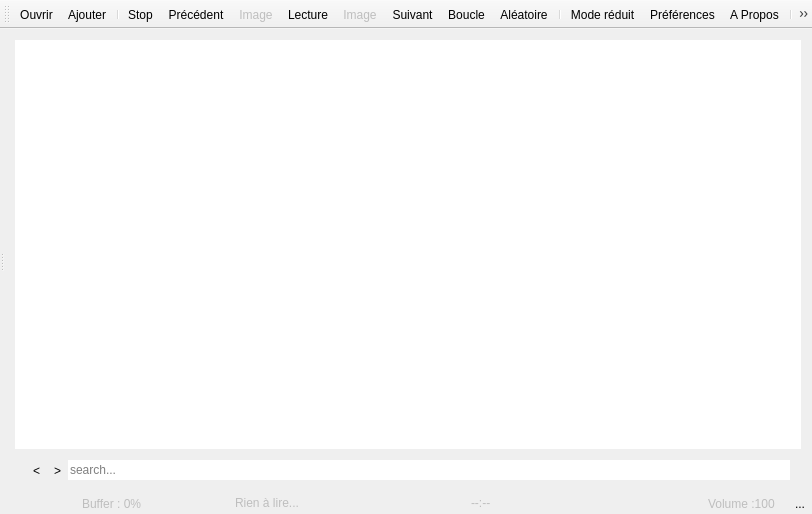
<?xml version="1.0" encoding="UTF-8"?>
<ui version="4.0">
 <class>MainWindow</class>
 <widget class="QMainWindow" name="MainWindow">
  <property name="geometry">
   <rect>
    <x>0</x>
    <y>0</y>
    <width>812</width>
    <height>514</height>
   </rect>
  </property>
  <property name="acceptDrops">
   <bool>true</bool>
  </property>
  <property name="windowTitle">
   <string>Duduf Media Player</string>
  </property>
  <property name="windowIcon">
   <iconset resource="ressources.qrc">
    <normaloff>:/icones/dumep</normaloff>:/icones/dumep</iconset>
  </property>
  <property name="toolButtonStyle">
   <enum>Qt::ToolButtonTextBesideIcon</enum>
  </property>
  <property name="documentMode">
   <bool>true</bool>
  </property>
  <widget class="QWidget" name="mainWidget">
   <property name="acceptDrops">
    <bool>true</bool>
   </property>
   <layout class="QVBoxLayout" name="verticalLayout_2">
    <property name="spacing">
     <number>0</number>
    </property>
    <property name="leftMargin">
     <number>0</number>
    </property>
    <property name="topMargin">
     <number>0</number>
    </property>
    <property name="rightMargin">
     <number>0</number>
    </property>
    <property name="bottomMargin">
     <number>0</number>
    </property>
    <item>
     <widget class="QSplitter" name="splitter">
      <property name="sizePolicy">
       <sizepolicy hsizetype="Expanding" vsizetype="Expanding">
        <horstretch>0</horstretch>
        <verstretch>0</verstretch>
       </sizepolicy>
      </property>
      <property name="orientation">
       <enum>Qt::Horizontal</enum>
      </property>
      <widget class="QWidget" name="videoScreenWidget" native="true">
       <layout class="QHBoxLayout" name="videoScreenLayout">
        <property name="spacing">
         <number>0</number>
        </property>
        <property name="leftMargin">
         <number>0</number>
        </property>
        <property name="topMargin">
         <number>0</number>
        </property>
        <property name="rightMargin">
         <number>0</number>
        </property>
        <property name="bottomMargin">
         <number>0</number>
        </property>
       </layout>
      </widget>
      <widget class="QWidget" name="">
       <layout class="QVBoxLayout" name="verticalLayout">
        <property name="spacing">
         <number>0</number>
        </property>
        <property name="bottomMargin">
         <number>1</number>
        </property>
        <item>
         <widget class="QListWidget" name="playlistTable">
          <property name="minimumSize">
           <size>
            <width>0</width>
            <height>0</height>
           </size>
          </property>
          <property name="acceptDrops">
           <bool>true</bool>
          </property>
          <property name="frameShape">
           <enum>QFrame::NoFrame</enum>
          </property>
          <property name="dragDropOverwriteMode">
           <bool>false</bool>
          </property>
          <property name="alternatingRowColors">
           <bool>true</bool>
          </property>
          <property name="selectionMode">
           <enum>QAbstractItemView::ExtendedSelection</enum>
          </property>
         </widget>
        </item>
        <item alignment="Qt::AlignBottom">
         <widget class="QWidget" name="searchField" native="true">
          <property name="sizePolicy">
           <sizepolicy hsizetype="Preferred" vsizetype="Minimum">
            <horstretch>0</horstretch>
            <verstretch>0</verstretch>
           </sizepolicy>
          </property>
          <layout class="QHBoxLayout" name="horizontalLayout">
           <property name="spacing">
            <number>0</number>
           </property>
           <item>
            <widget class="QToolButton" name="searchPrevious">
             <property name="text">
              <string>&lt;</string>
             </property>
             <property name="icon">
              <iconset resource="ressources.qrc">
               <normaloff>:/icones/up</normaloff>:/icones/up</iconset>
             </property>
             <property name="autoRaise">
              <bool>true</bool>
             </property>
            </widget>
           </item>
           <item>
            <widget class="QToolButton" name="searchNext">
             <property name="text">
              <string>&gt;</string>
             </property>
             <property name="icon">
              <iconset resource="ressources.qrc">
               <normaloff>:/icones/down</normaloff>:/icones/down</iconset>
             </property>
             <property name="autoRaise">
              <bool>true</bool>
             </property>
            </widget>
           </item>
           <item>
            <widget class="QLineEdit" name="search">
             <property name="text">
              <string/>
             </property>
             <property name="frame">
              <bool>false</bool>
             </property>
             <property name="placeholderText">
              <string>search...</string>
             </property>
            </widget>
           </item>
          </layout>
         </widget>
        </item>
       </layout>
      </widget>
     </widget>
    </item>
    <item>
     <widget class="QWidget" name="playWidget" native="true">
      <property name="sizePolicy">
       <sizepolicy hsizetype="Preferred" vsizetype="Fixed">
        <horstretch>0</horstretch>
        <verstretch>0</verstretch>
       </sizepolicy>
      </property>
      <layout class="QHBoxLayout" name="horizontalLayout_3">
       <property name="spacing">
        <number>10</number>
       </property>
       <property name="leftMargin">
        <number>0</number>
       </property>
       <property name="topMargin">
        <number>0</number>
       </property>
       <property name="rightMargin">
        <number>0</number>
       </property>
       <property name="bottomMargin">
        <number>0</number>
       </property>
       <item>
        <widget class="QWidget" name="playControls" native="true">
         <property name="enabled">
          <bool>false</bool>
         </property>
         <property name="sizePolicy">
          <sizepolicy hsizetype="Expanding" vsizetype="Preferred">
           <horstretch>0</horstretch>
           <verstretch>0</verstretch>
          </sizepolicy>
         </property>
         <layout class="QHBoxLayout" name="playControlsLayout">
          <property name="spacing">
           <number>10</number>
          </property>
          <property name="leftMargin">
           <number>0</number>
          </property>
          <property name="topMargin">
           <number>0</number>
          </property>
          <property name="rightMargin">
           <number>0</number>
          </property>
          <property name="bottomMargin">
           <number>0</number>
          </property>
          <item>
           <widget class="QSpinBox" name="bufferSpinBox">
            <property name="enabled">
             <bool>false</bool>
            </property>
            <property name="frame">
             <bool>false</bool>
            </property>
            <property name="alignment">
             <set>Qt::AlignCenter</set>
            </property>
            <property name="buttonSymbols">
             <enum>QAbstractSpinBox::NoButtons</enum>
            </property>
            <property name="suffix">
             <string>%</string>
            </property>
            <property name="prefix">
             <string>Buffer : </string>
            </property>
            <property name="maximum">
             <number>100</number>
            </property>
           </widget>
          </item>
          <item>
           <widget class="QLabel" name="currentTCLabel">
            <property name="sizePolicy">
             <sizepolicy hsizetype="Preferred" vsizetype="Fixed">
              <horstretch>0</horstretch>
              <verstretch>0</verstretch>
             </sizepolicy>
            </property>
            <property name="minimumSize">
             <size>
              <width>0</width>
              <height>0</height>
             </size>
            </property>
            <property name="text">
             <string>Rien à lire...</string>
            </property>
           </widget>
          </item>
          <item>
           <widget class="QLabel" name="durationLabel">
            <property name="sizePolicy">
             <sizepolicy hsizetype="Preferred" vsizetype="Fixed">
              <horstretch>0</horstretch>
              <verstretch>0</verstretch>
             </sizepolicy>
            </property>
            <property name="text">
             <string>--:--</string>
            </property>
           </widget>
          </item>
         </layout>
        </widget>
       </item>
       <item alignment="Qt::AlignRight">
        <widget class="QWidget" name="volumeWidget" native="true">
         <property name="sizePolicy">
          <sizepolicy hsizetype="Minimum" vsizetype="Preferred">
           <horstretch>0</horstretch>
           <verstretch>0</verstretch>
          </sizepolicy>
         </property>
         <layout class="QHBoxLayout" name="volumeLayout">
          <property name="spacing">
           <number>10</number>
          </property>
          <property name="leftMargin">
           <number>0</number>
          </property>
          <property name="topMargin">
           <number>0</number>
          </property>
          <property name="rightMargin">
           <number>0</number>
          </property>
          <property name="bottomMargin">
           <number>0</number>
          </property>
          <item>
           <widget class="QSpinBox" name="volumeSpinBox">
            <property name="enabled">
             <bool>false</bool>
            </property>
            <property name="frame">
             <bool>false</bool>
            </property>
            <property name="readOnly">
             <bool>true</bool>
            </property>
            <property name="buttonSymbols">
             <enum>QAbstractSpinBox::NoButtons</enum>
            </property>
            <property name="prefix">
             <string>Volume :</string>
            </property>
            <property name="maximum">
             <number>100</number>
            </property>
            <property name="value">
             <number>100</number>
            </property>
           </widget>
          </item>
          <item>
           <widget class="QToolButton" name="searchButton">
            <property name="text">
             <string>...</string>
            </property>
            <property name="icon">
             <iconset resource="ressources.qrc">
              <normaloff>:/icones/search</normaloff>:/icones/search</iconset>
            </property>
            <property name="shortcut">
             <string>Ctrl+F</string>
            </property>
            <property name="checkable">
             <bool>true</bool>
            </property>
            <property name="autoRaise">
             <bool>true</bool>
            </property>
           </widget>
          </item>
         </layout>
        </widget>
       </item>
      </layout>
     </widget>
    </item>
   </layout>
  </widget>
  <widget class="QToolBar" name="mainToolBar">
   <property name="sizePolicy">
    <sizepolicy hsizetype="Preferred" vsizetype="Preferred">
     <horstretch>0</horstretch>
     <verstretch>0</verstretch>
    </sizepolicy>
   </property>
   <property name="iconSize">
    <size>
     <width>32</width>
     <height>32</height>
    </size>
   </property>
   <property name="toolButtonStyle">
    <enum>Qt::ToolButtonTextUnderIcon</enum>
   </property>
   <attribute name="toolBarArea">
    <enum>TopToolBarArea</enum>
   </attribute>
   <attribute name="toolBarBreak">
    <bool>false</bool>
   </attribute>
   <addaction name="actionOuvrir"/>
   <addaction name="actionAjouter"/>
   <addaction name="separator"/>
   <addaction name="actionStop"/>
   <addaction name="actionPr_c_dent"/>
   <addaction name="actionImage_pr_c_dente"/>
   <addaction name="actionLecture"/>
   <addaction name="actionImage_Suivante"/>
   <addaction name="actionSuivant"/>
   <addaction name="actionBoucle"/>
   <addaction name="actionAl_atoire"/>
   <addaction name="separator"/>
   <addaction name="actionMode"/>
   <addaction name="actionPr_f_rences"/>
   <addaction name="actionA_Propos"/>
   <addaction name="separator"/>
   <addaction name="actionQuitter"/>
  </widget>
  <action name="actionQuitter">
   <property name="icon">
    <iconset resource="ressources.qrc">
     <normaloff>:/icones/quit</normaloff>:/icones/quit</iconset>
   </property>
   <property name="text">
    <string>Quitter</string>
   </property>
   <property name="shortcut">
    <string>Ctrl+Q</string>
   </property>
   <property name="shortcutContext">
    <enum>Qt::ApplicationShortcut</enum>
   </property>
  </action>
  <action name="actionOuvrir">
   <property name="icon">
    <iconset resource="ressources.qrc">
     <normaloff>:/icones/folder_open</normaloff>:/icones/folder_open</iconset>
   </property>
   <property name="text">
    <string>Ouvrir...</string>
   </property>
   <property name="shortcut">
    <string>Ctrl+O</string>
   </property>
   <property name="shortcutContext">
    <enum>Qt::ApplicationShortcut</enum>
   </property>
  </action>
  <action name="actionLecture">
   <property name="checkable">
    <bool>true</bool>
   </property>
   <property name="icon">
    <iconset resource="ressources.qrc">
     <normaloff>:/icones/play</normaloff>:/icones/play</iconset>
   </property>
   <property name="text">
    <string>Lecture</string>
   </property>
   <property name="shortcut">
    <string>Space</string>
   </property>
   <property name="shortcutContext">
    <enum>Qt::ApplicationShortcut</enum>
   </property>
  </action>
  <action name="actionStop">
   <property name="icon">
    <iconset resource="ressources.qrc">
     <normaloff>:/icones/stop</normaloff>:/icones/stop</iconset>
   </property>
   <property name="text">
    <string>Stop</string>
   </property>
   <property name="shortcut">
    <string>Ctrl+Space</string>
   </property>
   <property name="shortcutContext">
    <enum>Qt::ApplicationShortcut</enum>
   </property>
  </action>
  <action name="actionSuivant">
   <property name="icon">
    <iconset resource="ressources.qrc">
     <normaloff>:/icones/next</normaloff>:/icones/next</iconset>
   </property>
   <property name="text">
    <string>Suivant</string>
   </property>
   <property name="shortcut">
    <string>N</string>
   </property>
   <property name="shortcutContext">
    <enum>Qt::ApplicationShortcut</enum>
   </property>
  </action>
  <action name="actionPr_c_dent">
   <property name="icon">
    <iconset resource="ressources.qrc">
     <normaloff>:/icones/previous</normaloff>:/icones/previous</iconset>
   </property>
   <property name="text">
    <string>Précédent</string>
   </property>
   <property name="shortcut">
    <string>B</string>
   </property>
   <property name="shortcutContext">
    <enum>Qt::ApplicationShortcut</enum>
   </property>
  </action>
  <action name="actionAl_atoire">
   <property name="checkable">
    <bool>true</bool>
   </property>
   <property name="icon">
    <iconset resource="ressources.qrc">
     <normaloff>:/icones/shuffle</normaloff>:/icones/shuffle</iconset>
   </property>
   <property name="text">
    <string>Aléatoire</string>
   </property>
   <property name="shortcut">
    <string>Ctrl+M</string>
   </property>
   <property name="shortcutContext">
    <enum>Qt::ApplicationShortcut</enum>
   </property>
  </action>
  <action name="actionAjouter">
   <property name="icon">
    <iconset resource="ressources.qrc">
     <normaloff>:/icones/folder_add</normaloff>:/icones/folder_add</iconset>
   </property>
   <property name="text">
    <string>Ajouter...</string>
   </property>
   <property name="shortcut">
    <string>Ctrl+P</string>
   </property>
  </action>
  <action name="actionBoucle">
   <property name="checkable">
    <bool>true</bool>
   </property>
   <property name="icon">
    <iconset resource="ressources.qrc">
     <normaloff>:/icones/loop</normaloff>:/icones/loop</iconset>
   </property>
   <property name="text">
    <string>Boucle</string>
   </property>
   <property name="shortcut">
    <string>Ctrl+L</string>
   </property>
   <property name="shortcutContext">
    <enum>Qt::ApplicationShortcut</enum>
   </property>
  </action>
  <action name="actionMode">
   <property name="checkable">
    <bool>true</bool>
   </property>
   <property name="icon">
    <iconset resource="ressources.qrc">
     <normaloff>:/icones/reduce</normaloff>:/icones/reduce</iconset>
   </property>
   <property name="text">
    <string>Mode réduit</string>
   </property>
  </action>
  <action name="actionImage_Suivante">
   <property name="enabled">
    <bool>false</bool>
   </property>
   <property name="icon">
    <iconset resource="ressources.qrc">
     <normaloff>:/icones/next_frame</normaloff>:/icones/next_frame</iconset>
   </property>
   <property name="text">
    <string>Image Suivante</string>
   </property>
   <property name="iconText">
    <string>Image</string>
   </property>
  </action>
  <action name="actionImage_pr_c_dente">
   <property name="enabled">
    <bool>false</bool>
   </property>
   <property name="icon">
    <iconset resource="ressources.qrc">
     <normaloff>:/icones/prev_frame</normaloff>:/icones/prev_frame</iconset>
   </property>
   <property name="text">
    <string>Image précédente</string>
   </property>
   <property name="iconText">
    <string>Image</string>
   </property>
  </action>
  <action name="actionPr_f_rences">
   <property name="icon">
    <iconset resource="ressources.qrc">
     <normaloff>:/icones/params</normaloff>:/icones/params</iconset>
   </property>
   <property name="text">
    <string>Préférences</string>
   </property>
  </action>
  <action name="actionA_Propos">
   <property name="icon">
    <iconset resource="ressources.qrc">
     <normaloff>:/icones/duduf</normaloff>:/icones/duduf</iconset>
   </property>
   <property name="text">
    <string>A Propos</string>
   </property>
  </action>
 </widget>
 <layoutdefault spacing="6" margin="11"/>
 <resources>
  <include location="ressources.qrc"/>
 </resources>
 <connections/>
</ui>
